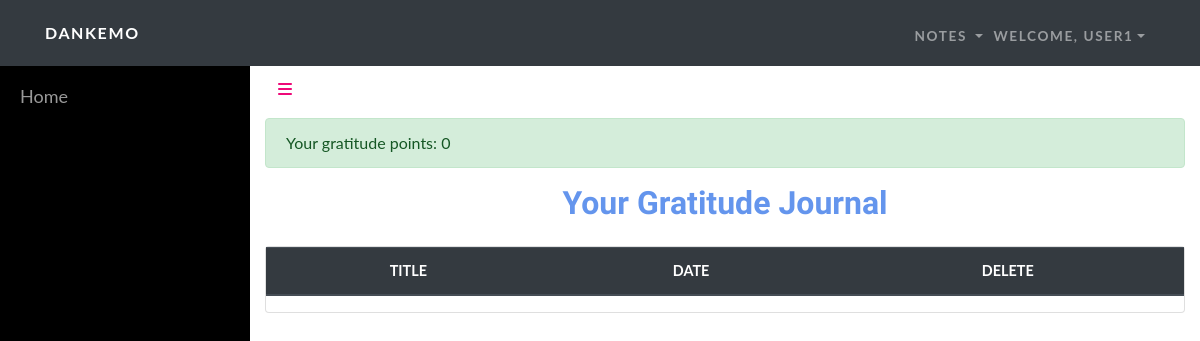
Before: /home (signed in) with the older database file.
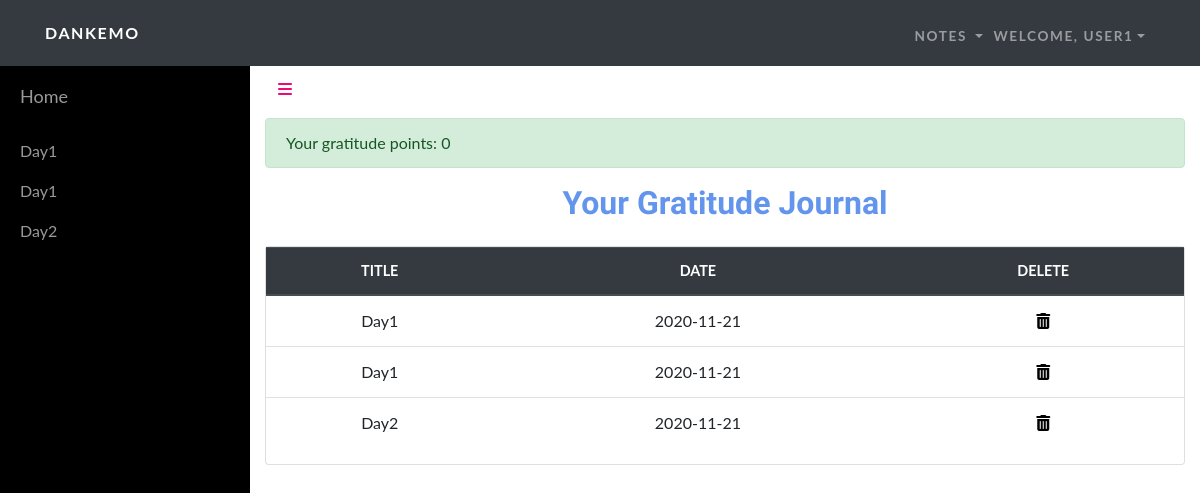
After: the same page with the newer database file.
### tables this page shows
CREATE TABLE "users" ("id" INTEGER PRIMARY KEY AUTOINCREMENT , "username" TEXT NOT NULL , "time" INTEGER NOT NULL , "hash" TEXT NOT NULL , "gpoints" INTEGER NOT NULL);

CREATE TABLE "journals" ("id" INTEGER PRIMARY KEY AUTOINCREMENT , "username" TEXT NOT NULL , "date" TEXT NOT NULL , "note" TEXT NOT NULL, title TEXT NOT NULL);

### app.py (the view)
@app.route("/home")
@login_required
def home():
    uname = db.execute("SELECT username FROM users WHERE id=:cid",
                    cid=session["user_id"])[0]["username"]
    gpoints = db.execute("SELECT gpoints FROM users WHERE id=:cid",
                cid=session["user_id"])[0]["gpoints"]
    entries = db.execute("SELECT * FROM journals WHERE username=:username",
                username=uname)
    return render_template("home.html", uname=uname, gpoints=gpoints, entries=entries)

### app.py (called while the page is built)
@app.after_request
def after_request(response):
    response.headers["Cache-Control"] = "no-cache, no-store, must-revalidate"
    response.headers["Expires"] = 0
    response.headers["Pragma"] = "no-cache"
    return response

### helpers.py (called while the page is built)
def login_required(f):
    @wraps(f)
    def decorated_function(*args, **kwargs):
        if session.get("user_id") is None:
            return redirect("/login")
        return f(*args, **kwargs)
    return decorated_function

### templates/home.html (shortened to what this page needs)
<!DOCTYPE html>
<html>
<head>
    <link rel="stylesheet" href="/static/bootstrap/css/bootstrap.min.css">
    <link rel="stylesheet" href="https://use.fontawesome.com/releases/v5.12.0/css/all.css">
    <link rel="stylesheet" href="https://cdnjs.cloudflare.com/ajax/libs/font-awesome/4.7.0/css/font-awesome.min.css">
    <link rel="stylesheet" href="/static/fonts/fontawesome5-overrides.min.css">
    <link rel="stylesheet" href="/static/css/styles.min.css">
    <link rel="stylesheet" href="https://cdnjs.cloudflare.com/ajax/libs/aos/2.2.0/aos.css">
    <link rel="stylesheet" href="https://cdnjs.cloudflare.com/ajax/libs/jquery.tablesorter/2.31.2/css/theme.bootstrap_4.min.css">
    <link rel="stylesheet" href="https://cdnjs.cloudflare.com/ajax/libs/jqueryui/1.12.1/jquery-ui.min.css">
</head>
<body>
    <nav class="navbar navbar-dark navbar-expand-lg fixed-top bg-dark navbar-custom">
        <div class="container"><a class="navbar-brand" href="#">Dankemo</a><button data-toggle="collapse" class="navbar-toggler" data-target="#navbarResponsive"></button>
            <div class="collapse navbar-collapse" id="navbarResponsive">
                <ul class="nav navbar-nav ml-auto">
                    <li class="nav-item">
                        <div class="nav-item dropdown"><a class="dropdown-toggle" data-toggle="dropdown" aria-expanded="false" href="#" style="text-transform: uppercase;letter-spacing: 0.1rem;font-weight: 700;font-size: 0.85rem;font-family: Lato, sans-serif;color: rgba(255,255,255,0.5);">Notes&nbsp;</a>
            </div>
            </li>
            <li class="nav-item">
                <div class="nav-item dropdown"><a class="dropdown-toggle" data-toggle="dropdown" aria-expanded="false" href="#" style="text-transform: uppercase;letter-spacing: 0.1rem;font-weight: 700;font-size: 0.85rem;font-family: Lato, sans-serif;color: rgba(255,255,255,0.5);">WELCOME, {{uname}}</a>
        </div>
        </li>
        </ul>
        </div>
        </div>
    </nav>
    <div id="wrapper">
        <div id="sidebar-wrapper">
            <ul class="sidebar-nav">
                <li class="sidebar-brand"> <a href="#">Home </a></li>
                {% if entries %}
                {% for e in entries %}
                    <li> <a href="#">{{ e["title"] }}</a></li>
                {% endfor %}
                {% endif %}
            </ul>
        </div>
        <div class="page-content-wrapper">
            <div class="container-fluid"><a class="btn btn-link" role="button" id="menu-toggle" href="#menu-toggle"><i class="fa fa-bars"></i></a>
                <div class="row">
                    <div class="col-md-12">
                        <div style="margin-top:10px;" class="alert alert-success" role="alert">
                            Your gratitude points: {{gpoints}}
                        </div>
                    </div>
                </div>
            </div>
            <h1 class="h2 mb-4" style="text-align: center; color: cornflowerblue;">Your Gratitude Journal</h1>
            <div class="container">
                <div class="card" id="TableSorterCard">
                    <div class="row">
                        <div class="col-12">
                            <div>
                                <table class="table table tablesorter" id="ipi-table">
                                    <thead class="thead-dark">
                                        <tr>
                                            <th>Title</th>
                                            <th class="">Date</th>
                                            <th class="sorter-false">Delete</th>
                                        </tr>
                                    </thead>
                                    <tbody>
                                        {% if entries %}
                                        {% for e in entries %}
                                        <tr>
                                            <td>{{e["title"]}}</td>
                                            <td>{{e["date"]}}</td>
                                            <td><form action=""><button style="border:none; background-color: rgba(0,0,0,0)" ><i class="fas fa-trash-alt"></i></button></form></td>
                                        </tr>
                                        {% endfor %}
                                        {% endif %}
                                    </tbody>
                                </table>
                            </div>
                        </div>
                    </div>
                </div>
            </div>
        </div>
    </div>
</body>
</html>

### templates/home.html (style rules this page uses)
th,td { text-align: center; }

Changed rows visible on the page:
added journals: title "Day1", date "2020-11-21"
added journals: title "Day1", date "2020-11-21"
added journals: title "Day2", date "2020-11-21"
